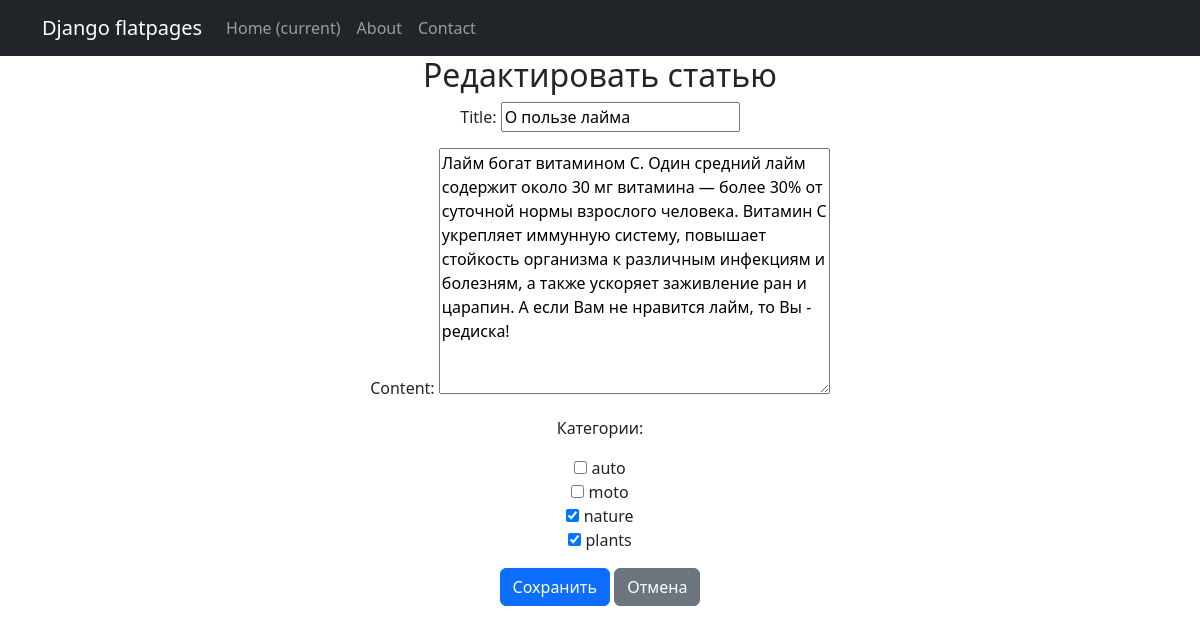
Screenshot of /news/3/edit/ with the database file from the repository.
### news/models.py (models this page shows, shortened)
class Post(models.Model):
    author = models.ForeignKey(Author, on_delete=models.CASCADE) # связь «один ко многим» с моделью Author;
    is_article = models.BooleanField(default=False) # поле с выбором: новость - False, статья - True
    date_time_out = models.DateTimeField(auto_now_add=True) # автоматически добавляемая дата и время создания;
    category = models.ManyToManyField(Category, through = 'PostCategory')
    title = models.CharField(max_length=255) # заголовок статьи/новости;
    content = models.TextField() # текст статьи/новости;
    rate = models.FloatField(default=0.0) # рейтинг статьи/новости.

class Category(models.Model):
    category = models.CharField(max_length = 255, unique = True)
    def __str__(self):
        return f'{self.category}'

### news/views.py (the view)
# urls.py: path('news/<int:pk>/edit/', NewUpdate.as_view(), name='news_edit'),
class NewUpdate(PostUpdate):
    pass

### news/forms.py
class PostForm(forms.ModelForm):
    category = forms.ModelMultipleChoiceField(
        queryset=Category.objects.all(),
        widget=forms.CheckboxSelectMultiple,
        required=False,
        label='Категории'
    )
    class Meta:
        model = Post
        fields = ['title', 'content', 'category']

### news/views.py (called while the page is built)
    def get_context_data(self, **kwargs):
        context = super().get_context_data(**kwargs)
        post = self.get_object()
        context['post_type'] = 'статью' if post.is_article == True else 'новость'
        return context

### templates/post_edit.html (shortened to what this page needs)
{% extends 'flatpages/default.html' %}
{% block content %}
    <h2>
        {% if post %}
            Редактировать {{ post_type }}
        {% else %}
            Создать {{ post_type }}
        {% endif %}
    </h2>
    <form method="post">
        {{ form.as_p }}
        <button type="submit" class="btn btn-primary">Сохранить</button>
        <a href="{% url 'news_list' %}" class="btn btn-secondary">Отмена</a>
    </form>
{% endblock %}

### rows the page displays
Post: title "О пользе лайма", content "Лайм богат витамином С. Один средний лайм содержит около 30 мг витамина — более 30% от суточной нормы взрослого человека. Витамин С укрепляет иммунную систему, повышает стойкость организма к различным инфекциям и болезням, а также ускоряет заживление ран и царапин. А если Вам не нравится лайм, то Вы - редиска!"
Category: category "☐ ☐ ☑ ☑"

### other values shown
{{ post_type }} "статью"
